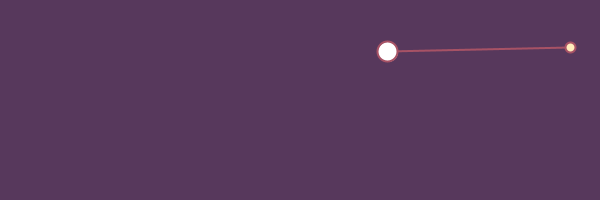
Frame 1 (no input)
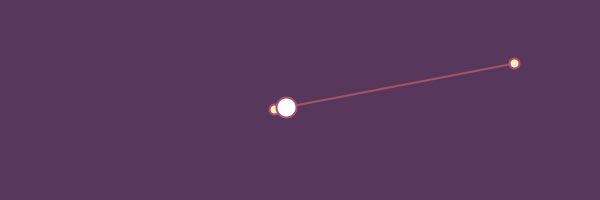
Frame 60 (the mouse pressed at the canvas centre just before this capture)
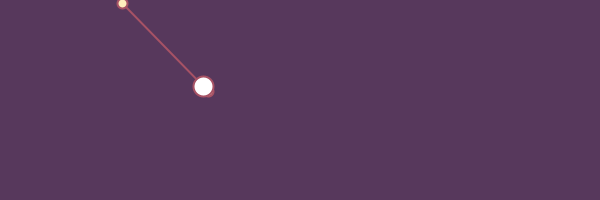
Frame 120 (the mouse held since frame 60 and released just before this capture)

The Processing sketch that drew these frames (run headless with seeded random() and noise(); from frame 60 on, the mouse is pressed at the canvas centre):

// Processing sketch: processing_155231
// ── processing_155231.pde

PVector start;
PVector end;

float m = 0;

void setup() {
  size(600, 200);
  smooth();

  start = new PVector (random (width), random (height));
  end = new PVector (random (width), random (height));

  frameRate (30);
}


void draw()
{
  background (#57385c);



  PVector current = new PVector (lerp (start.x, end.x, m), lerp (start.y, end.y, m));

  strokeWeight (2);
  fill (#ffedbc);
  stroke (#A75265);
  line (start.x, start.y, end.x, end.y);

  ellipse (start.x, start.y, 10, 10);
  ellipse (end.x, end.y, 10, 10);

  fill (#ffffff);
  ellipse (current.x, current.y, 20, 20);

  m+= 0.05;

  if (m >= 1)
  {
    m = 0;
    start = end.get();
    end.set (random (width), random (height), 0);
  }
}
